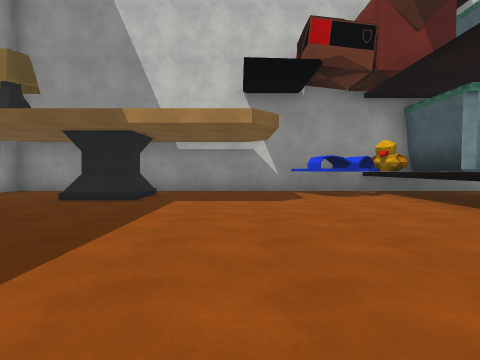
View 1 (above)

18 first-person views from a walk through a 3-D level made in the Unity game engine. The camera is 1.2 m above the floor, tilts 2° down and sees 80° across. The floor is counted in squares, 2 m on a side. Each view is taken from the middle of a square. On the plan, view 1 faces up. The plan holds only what a view shows up to about 9 squares ahead; the rest is blank. The place goes on beyond the plan. The player character is not drawn. Surface patterns are stand-ins for the level's own textures.

View 2
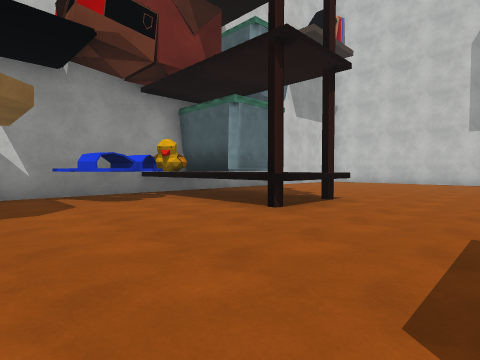

View 3
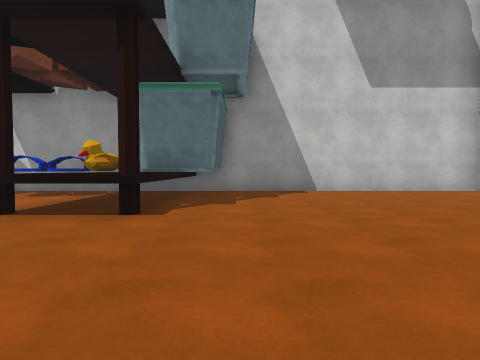

View 4
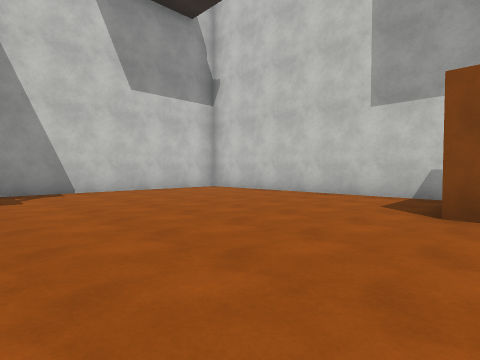

View 5
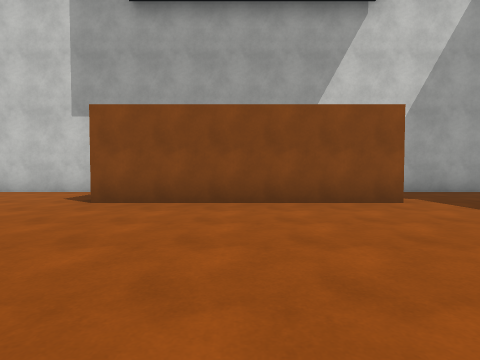

View 6
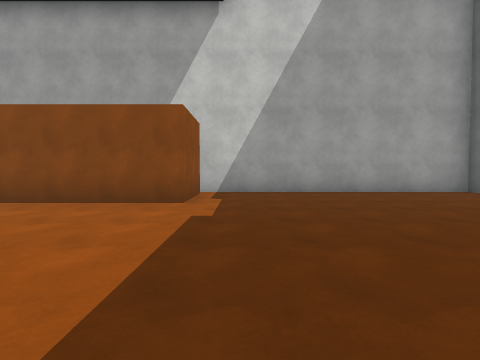

View 7
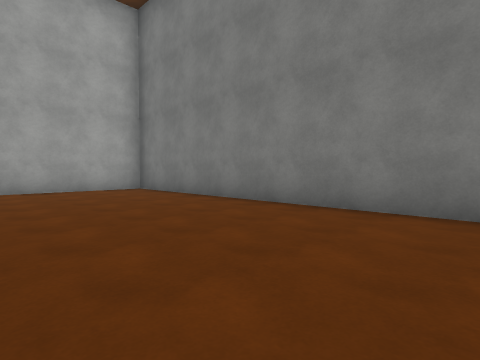

View 8
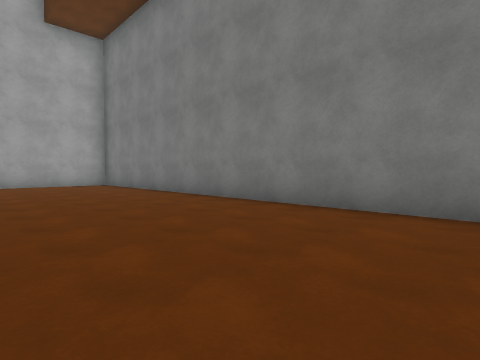

View 9
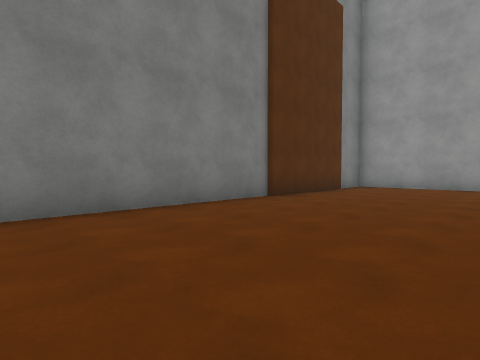

View 10
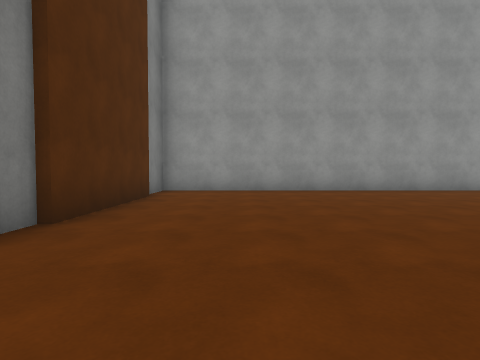

View 11
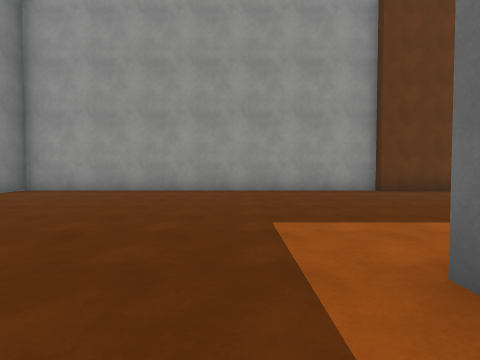

View 12
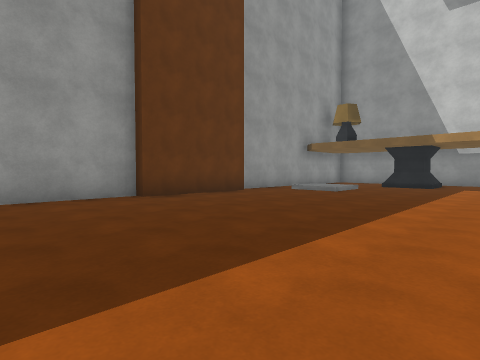

View 13
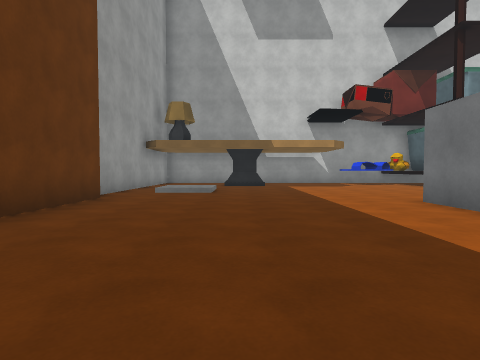

View 14
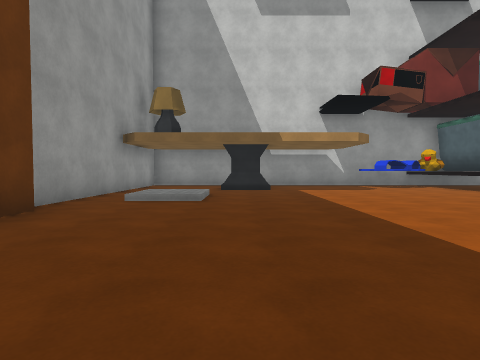

View 15
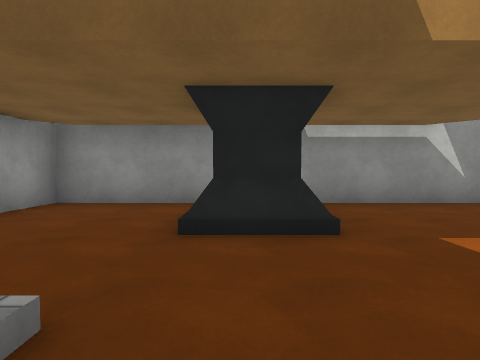

View 16
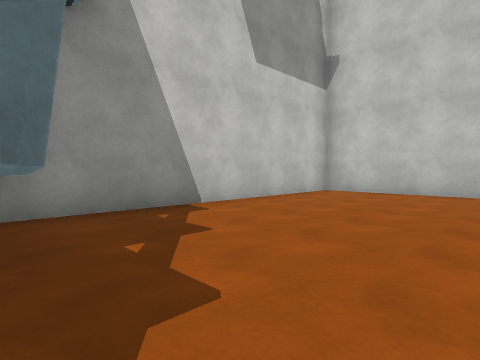

View 17
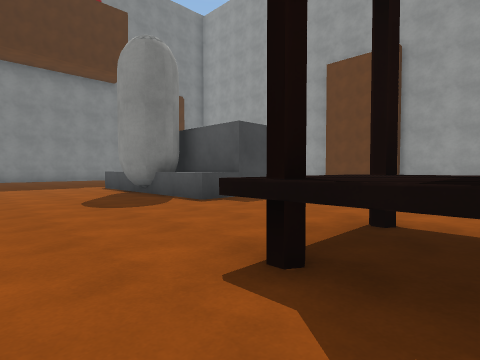

View 18
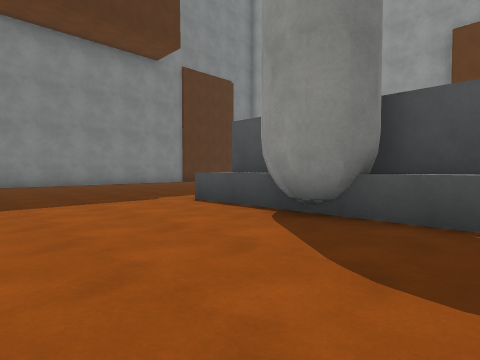

### Floor plan
Points are (right, up) in squares from view 1. A wall is a line through its corners. A room is listed if a view was taken in it or the views show most of it. See-through windows are left out.
Room 1 (views 1, 2, 3, 4, 5, 6, 7, 8, 9, 10, 11, 12, 13, 14, 15, 16, 17, 18)
walls: (2.4, -3.8) (2.4, -4.9); (2.4, 0.4) (2.4, -2.2); (0.5, -1) (0.5, 0.4); (1.4, 0.4) (3.5, 0.4) (3.5, -4.9); (5.7, 5.1) (5.7, 3.5) (3.5, 3.5) (3.5, 6.5); (13.2, -4.9) (11.2, -4.9) (11.2, 0.8); (3.5, 7.4) (3.5, 8.2); (-6.4, -2) (-6.4, -12.2) (-5, -12.2); (-1.2, -12.2) (13.8, -12.2) (13.8, -4.9); (13.8, 1.1) (13.8, 8.2) (6.4, 8.2); (-6, 1.2) (-6, -2.1); (-2.4, 5.9) (-3.5, 5.9); (4.5, 8.2) (-6.4, 8.2) (-6.4, 1.6); (-2.4, 6.9) (-2.4, 5.7); (-4.6, -12.1) (-1.1, -12.1)
low walls: (-2.4, 5.7) (-3.5, 5.7)
ways out: gap at (3, 8)
objects: other object (2, 6) to (2, 7); other object (3, 7) to (4, 7); other object (5, 6) to (6, 8)

Positions as (right, up) in squares from view 1, and headings:
1: (0, 0), facing up
2: (0, 1), facing up-right
3: (7, 0), facing up
4: (7, 0), facing up-right
5: (6, -2), facing right
6: (6, -6), facing right
7: (5, -8), facing down-right
8: (2, -8), facing down-right
9: (4, -8), facing down-left
10: (2, -10), facing left
11: (2, -6), facing left
12: (0, -5), facing up-left
13: (-3, -5), facing up
14: (-3, -3), facing up
15: (-3, 3), facing up
16: (6, 4), facing up-right
17: (7, 5), facing down-left
18: (7, 0), facing down-left
